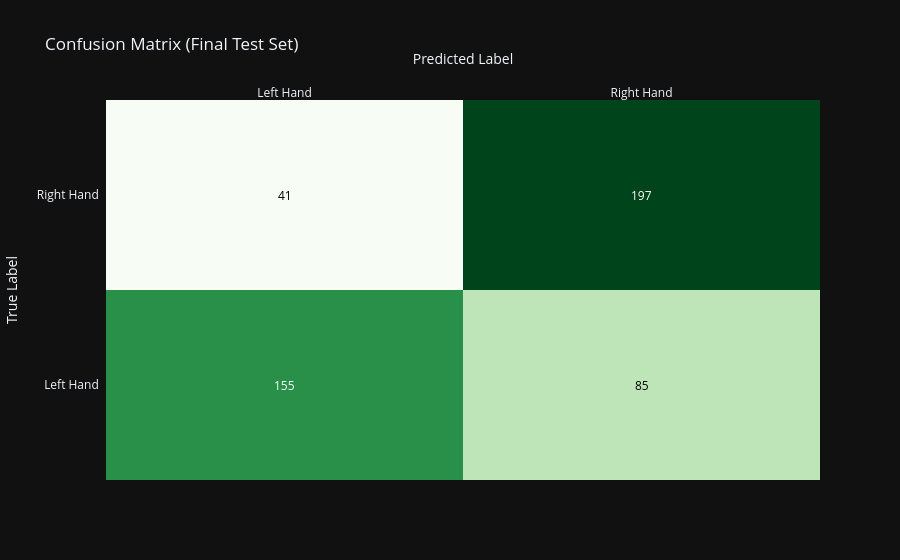

Source (notebook cell):
### Markdown cell above
## Test

### Code cell
print("\nLoading test data -> ")
X_test, y_test = load_dataset_for_subjects(config.TEST_SUBJECTS, config.BASE_PATH)

y_test = np.array(y_test[:X_test.shape[0]])

print(f"Success. Found {X_test.shape[0]} trials.")
print(f"\nTest data shape: {X_test.shape}")
print(f", Test labels shape: {y_test.shape} (Left: {np.sum(y_test == 0)}, Right: {np.sum(y_test == 1)})")

print("\nPreparing test data ->")
X_test_flat = X_test.reshape(X_test.shape[0], -1)
X_test_scaled_flat = scaler.transform(X_test_flat)  # IMPORTANT: Only transform, do not fit again
X_test_scaled = X_test_scaled_flat.reshape(X_test.shape)
X_test_final = X_test_scaled[:, :, :, np.newaxis]
y_test_final = to_categorical(y_test, config.N_CLASSES)
print(f" Final Test Shape: {X_test_final.shape}")

print("\nEvaluating model on the test set :")
test_loss, test_accuracy = best_model.evaluate(X_test_final, y_test_final, verbose=0, batch_size=config.BATCH_SIZE)
print(f"\nFinal Test Accuracy: {test_accuracy*100:.2f}%")
print(f"   Final Test Loss: {test_loss:.4f}")

y_pred_test = best_model.predict(X_test_final, batch_size=config.BATCH_SIZE)
y_pred_test_classes = np.argmax(y_pred_test, axis=1)
y_true_test_classes = y_test

print("\nClassification Report (Test Set):")
print(classification_report(y_true_test_classes, y_pred_test_classes, target_names=['Left Hand', 'Right Hand']))
plot_confusion_matrix(y_true_test_classes, y_pred_test_classes)

### Figure 1 — Plotly figure (JSON) as saved in the notebook; plotly's stock layout.template omitted (floating-point values rounded to 4 significant figures)
{"data": [{"colorscale": [[0.0, "rgb(247,252,245)"], [0.125, "rgb(229,245,224)"], [0.25, "rgb(199,233,192)"], [0.375, "rgb(161,217,155)"], [0.5, "rgb(116,196,118)"], [0.625, "rgb(65,171,93)"], [0.75, "rgb(35,139,69)"], [0.875, "rgb(0,109,44)"], [1.0, "rgb(0,68,27)"]], "reversescale": false, "showscale": false, "x": ["Left Hand", "Right Hand"], "y": ["Left Hand", "Right Hand"], "z": [[155, 85], [41, 197]], "type": "heatmap"}], "layout": {"annotations": [{"font": {"color": "#FFFFFF"}, "showarrow": false, "text": "155", "x": "Left Hand", "xref": "x", "y": "Left Hand", "yref": "y"}, {"font": {"color": "#000000"}, "showarrow": false, "text": "85", "x": "Right Hand", "xref": "x", "y": "Left Hand", "yref": "y"}, {"font": {"color": "#000000"}, "showarrow": false, "text": "41", "x": "Left Hand", "xref": "x", "y": "Right Hand", "yref": "y"}, {"font": {"color": "#FFFFFF"}, "showarrow": false, "text": "197", "x": "Right Hand", "xref": "x", "y": "Right Hand", "yref": "y"}], "xaxis": {"dtick": 1, "gridcolor": "rgb(0, 0, 0)", "side": "top", "ticks": "", "title": {"text": "Predicted Label"}}, "yaxis": {"dtick": 1, "ticks": "", "ticksuffix": "  ", "title": {"text": "True Label"}}, "title": {"text": "Confusion Matrix (Final Test Set)"}}}
